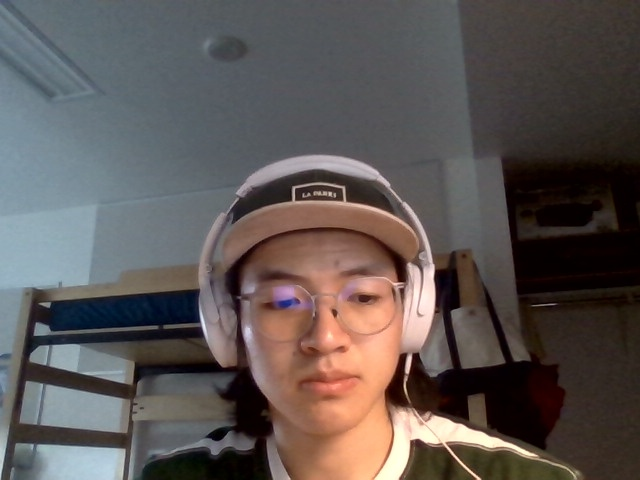
#> input picture faces/1.name.jpg, 640 x 480 px, found by its file name; its folder holds only this picture in this run
$ python 09data_training.py
#> lines starting #> are read from the running program, lines starting #| are printed output that depends on the picture
import os
import cv2
import sys
from PIL import Image
import numpy as np

def getImageAndLabels(path):
#> called with path = 'D:/opencv/trainer/faces'
    facesSamples=[]
    ids=[]
    imagePaths=[os.path.join(path,f) for f in os.listdir(path)]
    #detecing human face
    face_detector = cv2.CascadeClassifier('D:/opencv/sources/data/haarcascades/haarcascade_frontalface_alt2.xml')
    #print the list imagePaths
    print('data arrangement：',imagePaths)
    #traverse all pics in the list
    for imagePath in imagePaths:
        #open the pic, convert to B&W
        PIL_img=Image.open(imagePath).convert('L')
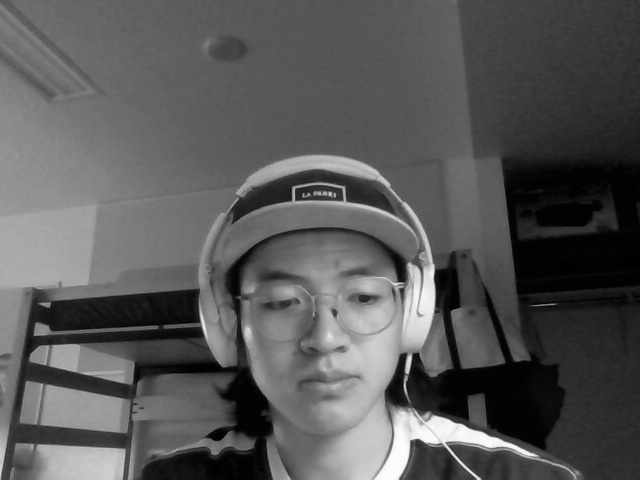
#> PIL_img: PIL image 640x480 L; min 0, max 252, mean 87.7
        #convert the image to list
       # PIL_img = cv2.resize(PIL_img, dsize=(400, 400))
        img_numpy=np.array(PIL_img,'uint8')
        #get the features of human face
        faces = face_detector.detectMultiScale(img_numpy)
#> faces = [[227, 234, 188, 188]]
        #get the ids and names of each image
        id = int(os.path.split(imagePath)[1].split('.')[0])
        #avoid no human face
        for x,y,w,h in faces:
            ids.append(id)
            facesSamples.append(img_numpy[y:y+h,x:x+w])
#> this loop made 1 pass
#> after the loop, facesSamples = 1 item; ids = [1]
        #print facial features and name
        #print('fs:', facesSamples)
        print('id:', id)
        #print('fs:', facesSamples[id])
    print('fs:', facesSamples)
#> (printed output is left out)
    #print('脸部例子：',facesSamples[0])
    #print('身份信息：',ids[0])
    return facesSamples,ids

if __name__ == '__main__':
    #image path
    path='D:/opencv/trainer/faces'
    #get the image list and id labels list and names and name
    faces,ids=getImageAndLabels(path)
#> faces = 1 item; ids = [1]
    #Get the training objects
    recognizer=cv2.face.LBPHFaceRecognizer_create()
    #recognizer.train(faces,names)#np.array(ids)
    recognizer.train(faces,np.array(ids))
    #save file
#> (the run stopped early here; a loop or call above may not have finished)
